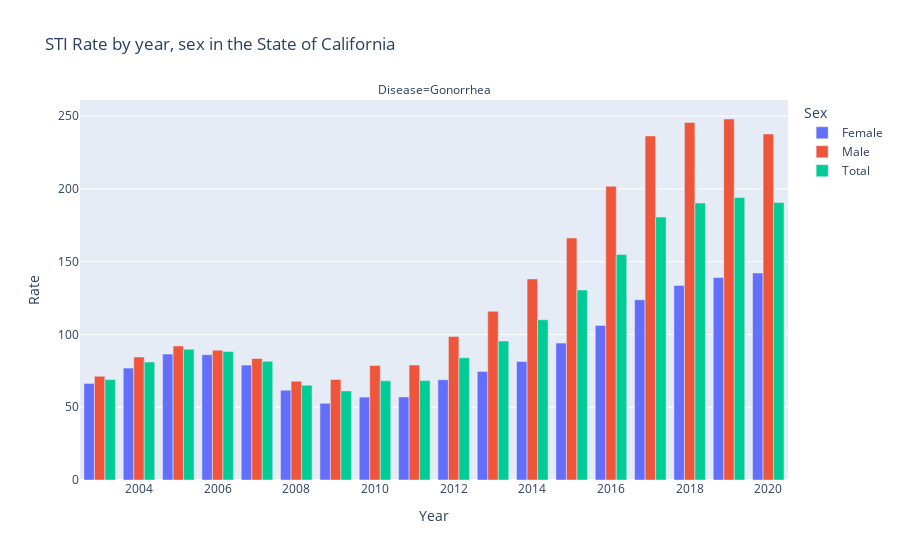
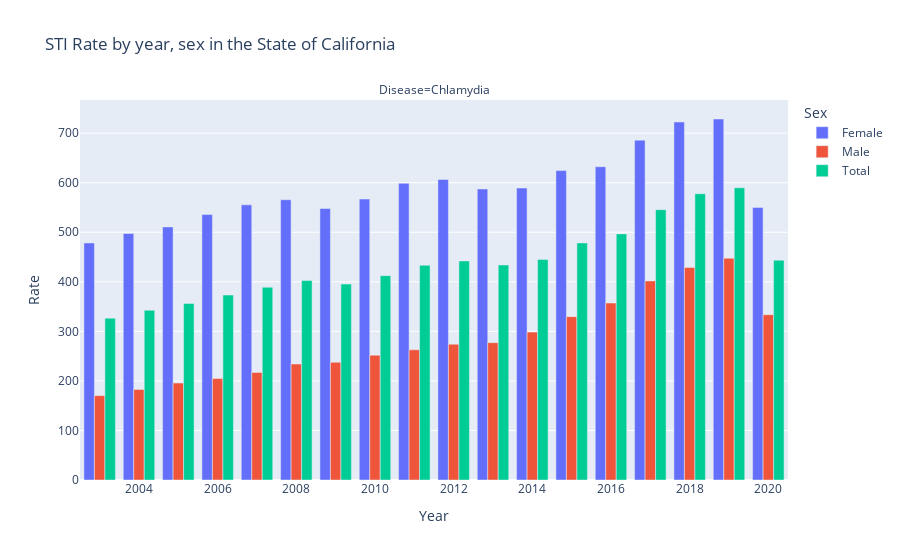
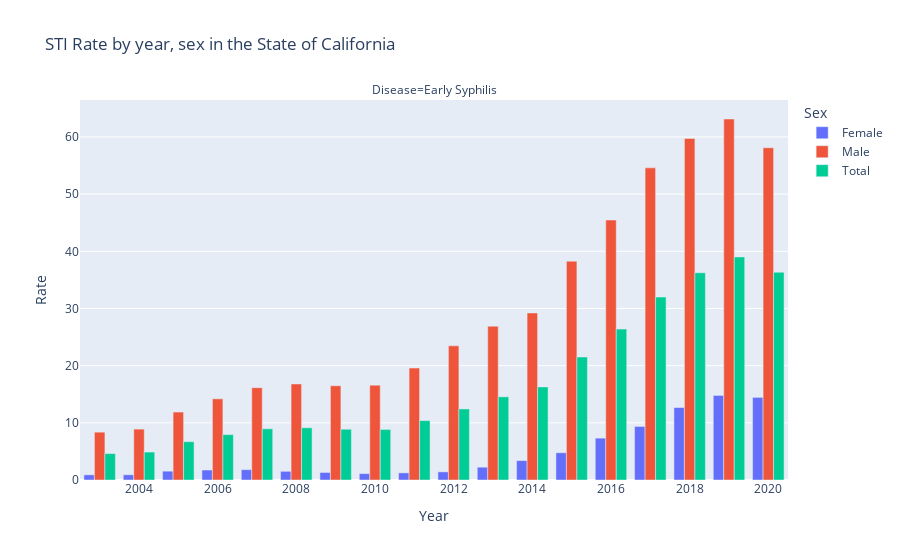

Source (notebook cell) for these figures, in order:
### Code cell
import plotly.express as px
gonorrhea_df = df_sex[df_sex['Disease'] == 'Gonorrhea']

fig = px.bar(gonorrhea_df, x='Year', y='Rate', color='Sex',
             barmode='group', facet_col='Disease',
             title='STI Rate by year, sex in the State of California')

chlamydia_df = df_sex[df_sex['Disease'] == 'Chlamydia']

fig2 = px.bar(chlamydia_df, x='Year', y='Rate', color='Sex',
             barmode='group', facet_col='Disease',
             title='STI Rate by year, sex in the State of California')

early_syphilis_df = df_sex[df_sex['Disease'] == 'Early Syphilis']

fig3 = px.bar(early_syphilis_df, x='Year', y='Rate', color='Sex',
             barmode='group', facet_col='Disease',
             title='STI Rate by year, sex in the State of California ')

fig.show()
fig2.show()
fig3.show()

### Figure 1 — Plotly figure (JSON) as saved in the notebook; plotly's stock layout.template omitted (floating-point values rounded to 4 significant figures)
{"data": [{"alignmentgroup": "True", "hovertemplate": "Sex=Female<br>Disease=Gonorrhea<br>Year=%{x}<br>Rate=%{y}<extra></extra>", "legendgroup": "Female", "marker": {"color": "#636efa", "pattern": {"shape": ""}}, "name": "Female", "offsetgroup": "Female", "orientation": "v", "showlegend": true, "textposition": "auto", "type": "bar", "x": [2003, 2004, 2005, 2006, 2007, 2008, 2009, 2010, 2011, 2012, 2013, 2014, 2015, 2016, 2017, 2018, 2019, 2020], "xaxis": "x", "y": [66.23, 76.86, 86.48, 86.13, 78.93, 61.63, 52.69, 56.96, 57.09, 68.9, 74.63, 81.38, 94.04, 106.2, 123.9, 133.7, 139.1, 142.2], "yaxis": "y"}, {"alignmentgroup": "True", "hovertemplate": "Sex=Male<br>Disease=Gonorrhea<br>Year=%{x}<br>Rate=%{y}<extra></extra>", "legendgroup": "Male", "marker": {"color": "#EF553B", "pattern": {"shape": ""}}, "name": "Male", "offsetgroup": "Male", "orientation": "v", "showlegend": true, "textposition": "auto", "type": "bar", "x": [2003, 2004, 2005, 2006, 2007, 2008, 2009, 2010, 2011, 2012, 2013, 2014, 2015, 2016, 2017, 2018, 2019, 2020], "xaxis": "x", "y": [71.27, 84.48, 92.07, 89.17, 83.46, 67.88, 69.11, 78.67, 78.97, 98.59, 115.9, 138.1, 166.3, 201.8, 236.3, 245.6, 248.0, 237.7], "yaxis": "y"}, {"alignmentgroup": "True", "hovertemplate": "Sex=Total<br>Disease=Gonorrhea<br>Year=%{x}<br>Rate=%{y}<extra></extra>", "legendgroup": "Total", "marker": {"color": "#00cc96", "pattern": {"shape": ""}}, "name": "Total", "offsetgroup": "Total", "orientation": "v", "showlegend": true, "textposition": "auto", "type": "bar", "x": [2003, 2004, 2005, 2006, 2007, 2008, 2009, 2010, 2011, 2012, 2013, 2014, 2015, 2016, 2017, 2018, 2019, 2020], "xaxis": "x", "y": [69.01, 81.03, 89.86, 88.31, 81.59, 65.14, 61.2, 68.13, 68.29, 84.01, 95.48, 110.1, 130.5, 154.9, 180.6, 190.3, 194.0, 190.6], "yaxis": "y"}], "layout": {"annotations": [{"font": {}, "showarrow": false, "text": "Disease=Gonorrhea", "x": 0.5, "xanchor": "center", "xref": "paper", "y": 1, "yanchor": "bottom", "yref": "paper"}], "barmode": "group", "legend": {"title": {"text": "Sex"}, "tracegroupgap": 0}, "title": {"text": "STI Rate by year, sex in the State of California"}, "xaxis": {"anchor": "y", "domain": [0, 1], "title": {"text": "Year"}}, "yaxis": {"anchor": "x", "domain": [0, 1], "title": {"text": "Rate"}}}}

### Figure 2 — Plotly figure (JSON) as saved in the notebook; plotly's stock layout.template omitted (floating-point values rounded to 4 significant figures)
{"data": [{"alignmentgroup": "True", "hovertemplate": "Sex=Female<br>Disease=Chlamydia<br>Year=%{x}<br>Rate=%{y}<extra></extra>", "legendgroup": "Female", "marker": {"color": "#636efa", "pattern": {"shape": ""}}, "name": "Female", "offsetgroup": "Female", "orientation": "v", "showlegend": true, "textposition": "auto", "type": "bar", "x": [2003, 2004, 2005, 2006, 2007, 2008, 2009, 2010, 2011, 2012, 2013, 2014, 2015, 2016, 2017, 2018, 2019, 2020], "xaxis": "x", "y": [478.4, 497.4, 510.7, 535.7, 555.3, 565.6, 547.9, 567.0, 598.8, 606.6, 587.4, 589.2, 624.4, 632.2, 685.8, 722.6, 728.6, 550.1], "yaxis": "y"}, {"alignmentgroup": "True", "hovertemplate": "Sex=Male<br>Disease=Chlamydia<br>Year=%{x}<br>Rate=%{y}<extra></extra>", "legendgroup": "Male", "marker": {"color": "#EF553B", "pattern": {"shape": ""}}, "name": "Male", "offsetgroup": "Male", "orientation": "v", "showlegend": true, "textposition": "auto", "type": "bar", "x": [2003, 2004, 2005, 2006, 2007, 2008, 2009, 2010, 2011, 2012, 2013, 2014, 2015, 2016, 2017, 2018, 2019, 2020], "xaxis": "x", "y": [170.3, 182.8, 195.7, 204.8, 216.9, 234.1, 237.6, 252.0, 262.8, 274.1, 277.2, 298.5, 329.7, 357.2, 401.8, 428.9, 447.6, 333.6], "yaxis": "y"}, {"alignmentgroup": "True", "hovertemplate": "Sex=Total<br>Disease=Chlamydia<br>Year=%{x}<br>Rate=%{y}<extra></extra>", "legendgroup": "Total", "marker": {"color": "#00cc96", "pattern": {"shape": ""}}, "name": "Total", "offsetgroup": "Total", "orientation": "v", "showlegend": true, "textposition": "auto", "type": "bar", "x": [2003, 2004, 2005, 2006, 2007, 2008, 2009, 2010, 2011, 2012, 2013, 2014, 2015, 2016, 2017, 2018, 2019, 2020], "xaxis": "x", "y": [326.7, 342.6, 356.1, 373.3, 388.9, 402.6, 395.4, 412.4, 433.3, 442.1, 434.0, 445.2, 478.4, 496.7, 545.5, 577.7, 589.7, 443.7], "yaxis": "y"}], "layout": {"annotations": [{"font": {}, "showarrow": false, "text": "Disease=Chlamydia", "x": 0.5, "xanchor": "center", "xref": "paper", "y": 1, "yanchor": "bottom", "yref": "paper"}], "barmode": "group", "legend": {"title": {"text": "Sex"}, "tracegroupgap": 0}, "title": {"text": "STI Rate by year, sex in the State of California"}, "xaxis": {"anchor": "y", "domain": [0, 1], "title": {"text": "Year"}}, "yaxis": {"anchor": "x", "domain": [0, 1], "title": {"text": "Rate"}}}}

### Figure 3 — Plotly figure (JSON) as saved in the notebook; plotly's stock layout.template omitted (floating-point values rounded to 4 significant figures)
{"data": [{"alignmentgroup": "True", "hovertemplate": "Sex=Female<br>Disease=Early Syphilis<br>Year=%{x}<br>Rate=%{y}<extra></extra>", "legendgroup": "Female", "marker": {"color": "#636efa", "pattern": {"shape": ""}}, "name": "Female", "offsetgroup": "Female", "orientation": "v", "showlegend": true, "textposition": "auto", "type": "bar", "x": [2003, 2004, 2005, 2006, 2007, 2008, 2009, 2010, 2011, 2012, 2013, 2014, 2015, 2016, 2017, 2018, 2019, 2020], "xaxis": "x", "y": [0.9024, 0.9156, 1.548, 1.744, 1.807, 1.522, 1.316, 1.115, 1.246, 1.422, 2.241, 3.396, 4.767, 7.323, 9.368, 12.68, 14.79, 14.45], "yaxis": "y"}, {"alignmentgroup": "True", "hovertemplate": "Sex=Male<br>Disease=Early Syphilis<br>Year=%{x}<br>Rate=%{y}<extra></extra>", "legendgroup": "Male", "marker": {"color": "#EF553B", "pattern": {"shape": ""}}, "name": "Male", "offsetgroup": "Male", "orientation": "v", "showlegend": true, "textposition": "auto", "type": "bar", "x": [2003, 2004, 2005, 2006, 2007, 2008, 2009, 2010, 2011, 2012, 2013, 2014, 2015, 2016, 2017, 2018, 2019, 2020], "xaxis": "x", "y": [8.368, 8.903, 11.88, 14.2, 16.15, 16.8, 16.49, 16.59, 19.58, 23.47, 26.91, 29.22, 38.27, 45.47, 54.59, 59.74, 63.14, 58.12], "yaxis": "y"}, {"alignmentgroup": "True", "hovertemplate": "Sex=Total<br>Disease=Early Syphilis<br>Year=%{x}<br>Rate=%{y}<extra></extra>", "legendgroup": "Total", "marker": {"color": "#00cc96", "pattern": {"shape": ""}}, "name": "Total", "offsetgroup": "Total", "orientation": "v", "showlegend": true, "textposition": "auto", "type": "bar", "x": [2003, 2004, 2005, 2006, 2007, 2008, 2009, 2010, 2011, 2012, 2013, 2014, 2015, 2016, 2017, 2018, 2019, 2020], "xaxis": "x", "y": [4.618, 4.887, 6.701, 7.938, 8.954, 9.133, 8.874, 8.842, 10.39, 12.43, 14.55, 16.29, 21.51, 26.39, 31.99, 36.25, 39.01, 36.34], "yaxis": "y"}], "layout": {"annotations": [{"font": {}, "showarrow": false, "text": "Disease=Early Syphilis", "x": 0.5, "xanchor": "center", "xref": "paper", "y": 1, "yanchor": "bottom", "yref": "paper"}], "barmode": "group", "legend": {"title": {"text": "Sex"}, "tracegroupgap": 0}, "title": {"text": "STI Rate by year, sex in the State of California "}, "xaxis": {"anchor": "y", "domain": [0, 1], "title": {"text": "Year"}}, "yaxis": {"anchor": "x", "domain": [0, 1], "title": {"text": "Rate"}}}}
